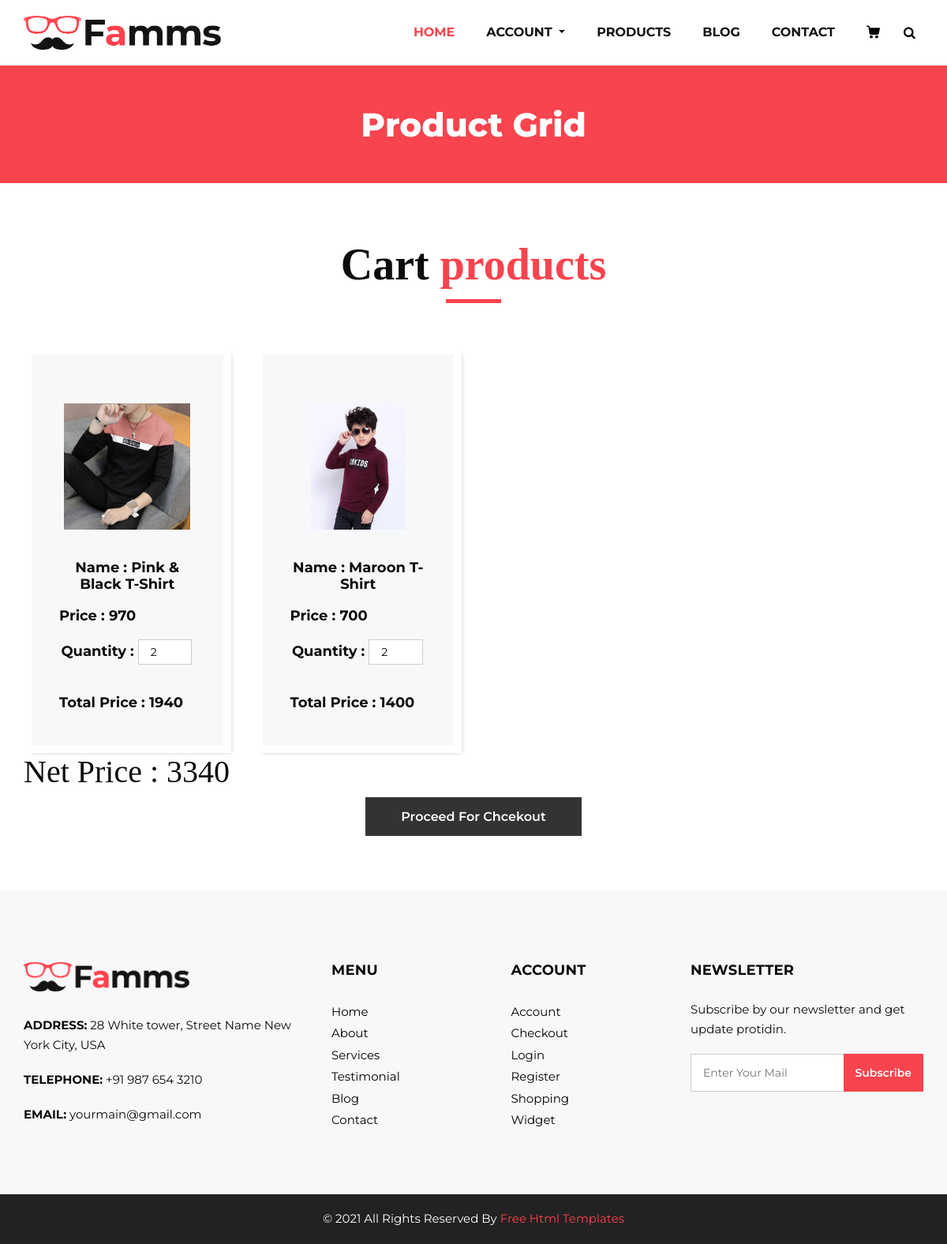
The page /cart/ (signed in) on the database its author committed.
### myapp/models.py (models this page shows, shortened)
class Cart(models.Model):
	user=models.ForeignKey(User,on_delete=models.CASCADE)
	product=models.ForeignKey(Product,on_delete=models.CASCADE)
	date=models.DateTimeField(default=timezone.now)
	product_price=models.PositiveIntegerField()
	product_qty=models.PositiveIntegerField()
	total_price=models.PositiveIntegerField()
	payment_status=models.BooleanField(default=False)

class Product(models.Model):
	category=(
			("men","men"),
			("women","women"),
			("kid","kid"),
		)
	size=(
			("S","S"),
			("M","M"),
			("L","L"),
			("XL","XL"),
			("2XL","2XL"),
		)
	seller=models.ForeignKey(User,on_delete=models.CASCADE)
	product_category=models.CharField(max_length=100,choices=category)
	product_name=models.CharField(max_length=100)
	product_price=models.PositiveIntegerField()
	product_size=models.CharField(max_length=100,choices=size)
	product_desc=models.TextField()
	product_pic=models.ImageField(upload_to="product_pic/")

### myapp/views.py (the view)
# urls.py: path('cart/',views.cart,name='cart'),
def cart(request):
	user=User.objects.get(email=request.session['email'])
	carts=Cart.objects.filter(user=user)
	net_price=0
	for i in carts:
		net_price=net_price+i.total_price
	return render(request,'cart.html',{'carts':carts,'net_price':net_price})

### myapp/templates/cart.html (shortened to what this page needs)
{% extends 'header.html' %}
{% load static %}
{% block content %}
<!DOCTYPE html>
<html>
   <head>
   </head>
   <body class="sub_page">
      <section class="inner_page_head">
         <div class="container_fuild">
            <div class="row">
               <div class="col-md-12">
                  <div class="full">
                     <h3>Product Grid</h3>
                  </div>
               </div>
            </div>
         </div>
      </section>
      <section class="product_section layout_padding">
         <div class="container">
            <div class="heading_container heading_center">
               <h2>
                  {% if carts %}
                     Cart <span>products</span>
                  {% else %}
                     No <span>products</span> In Cart
                  {% endif %}
               </h2>
            </div>
            <div class="row">
               {% for i in carts %}
               <div class="col-sm-6 col-md-4 col-lg-3">
                  <div class="box">
                     <div class="img-box">
                        <img src="{{i.product.product_pic.url}}" alt="">
                     </div>
                     <div class="detail-box">
                        <h5>
                           Name : {{i.product.product_name}}
                        </h5>
                     </div>
                     <div class="detail-box">
                        <h5>
                           Price : {{i.product.product_price}}
                        </h5>
                     </div>
                     <div class="detail-box">
                        <h5>
                           <form name="change_qty" method="post" action="{% url 'change_qty' %}">
                              Quantity : <input type="number" name="product_qty" value="{{i.product_qty}}" min="1" max="10" style="width:40%;height: 20px;" onchange="this.form.submit()">
                           </form>
                        </h5>
                     </div>
                     <div class="detail-box">
                        <h5>
                           Total Price : {{i.total_price}}
                        </h5>
                     </div>
                  </div>
               </div>
               {% endfor %}
            </div>
            <h1>
               Net Price : {{net_price}}
            </h1>
            <form method="post" action="{% url 'pay' %}">
               <input type="submit" value="Proceed For Chcekout">
            </form>
         </div>
      </section>
   </body>
</html>
{% endblock %}

### myapp/static/css/style.css (style rules this page uses)
* { box-sizing: border-box; }
body { font-family: 'Montserrat', sans-serif; color: #0c0c0c; background-color: #ffffff; overflow-x: hidden; }
.layout_padding { padding: 70px 0; }
h1, h2 { font-family: 'Playfair Display', serif; }
.heading_container { display: -webkit-box; display: -ms-flexbox; display: flex; -webkit-box-orient: vertical; -webkit-box-direction: normal; -ms-flex-direction: column; flex-direction: column; -webkit-box-align: start; -ms-flex-align: start; align-items: flex-start; }
.heading_container h2 { position: relative; margin-bottom: 0; font-size: 3.5rem; font-weight: bold; }
.heading_container h2::after { content: ""; display: block; width: 70px; height: 5px; background: #f7444e; margin: 10px auto 10px; }
.heading_container h2 span { color: #f7444e; }
.heading_container.heading_center { -webkit-box-align: center; -ms-flex-align: center; align-items: center; text-align: center; }
.product_section .heading_container { margin-bottom: 20px; }
.product_section .box { position: relative; margin-top: 25px; padding: 35px 35px; background-color: #f7f8f9; -webkit-transition: all .3s; transition: all .3s; overflow: hidden; box-shadow: 5px 5px 5px -5px rgba(0,0,0,.2); border: solid #fff 10px; }
.product_section .box .img-box { display: -webkit-box; display: -ms-flexbox; display: flex; -webkit-box-pack: center; -ms-flex-pack: center; justify-content: center; -webkit-box-align: center; -ms-flex-align: center; align-items: center; height: 215px; }
.product_section .box .img-box img { max-width: 100%; max-height: 160px; -webkit-transition: all .3s; transition: all .3s; }
.product_section .box .detail-box { text-align: center; display: -webkit-box; display: -ms-flexbox; display: flex; -webkit-box-pack: justify; -ms-flex-pack: justify; justify-content: space-between; }
.product_section .box .detail-box h5 { font-size: 18px; margin-top: 10px; }
.detail-box h5 { font-size: 21px; font-weight: 700; }
.inner_page_head { background: #f7444e; text-align: center; color: #fff; padding-top: 50px; padding-bottom: 40px; }
.inner_page_head h3 { font-size: 42px; font-weight: 800; }
form input,select { background: #fff; border: solid #ccc 1px; padding: 15px 15px; width: 100%; font-size: 14px; margin-bottom: 20px; text-transform: capitalize; line-height: normal; }
form input[type="submit"] { border: none; padding: 15px 45px; width: auto; font-size: 16px; text-transform: capitalize; line-height: normal; margin: 0 auto; display: flex; background: #333; color: #fff; font-weight: 600; transition: ease all 0.1s; }

### myapp/static/css/responsive.css (style rules this page uses)
@media (min-width: 1200px) { .container { max-width: 1170px; } }

### rows shown on the page
Cart: product.product_pic (picture), product.product_name "Pink & Black T-Shirt", product.product_price "970", product_qty "2", total_price "1940"
Cart: product.product_pic (picture), product.product_name "Maroon T-Shirt", product.product_price "700", product_qty "2", total_price "1400"

### other values the page prints
{{ net_price }} "3340"
